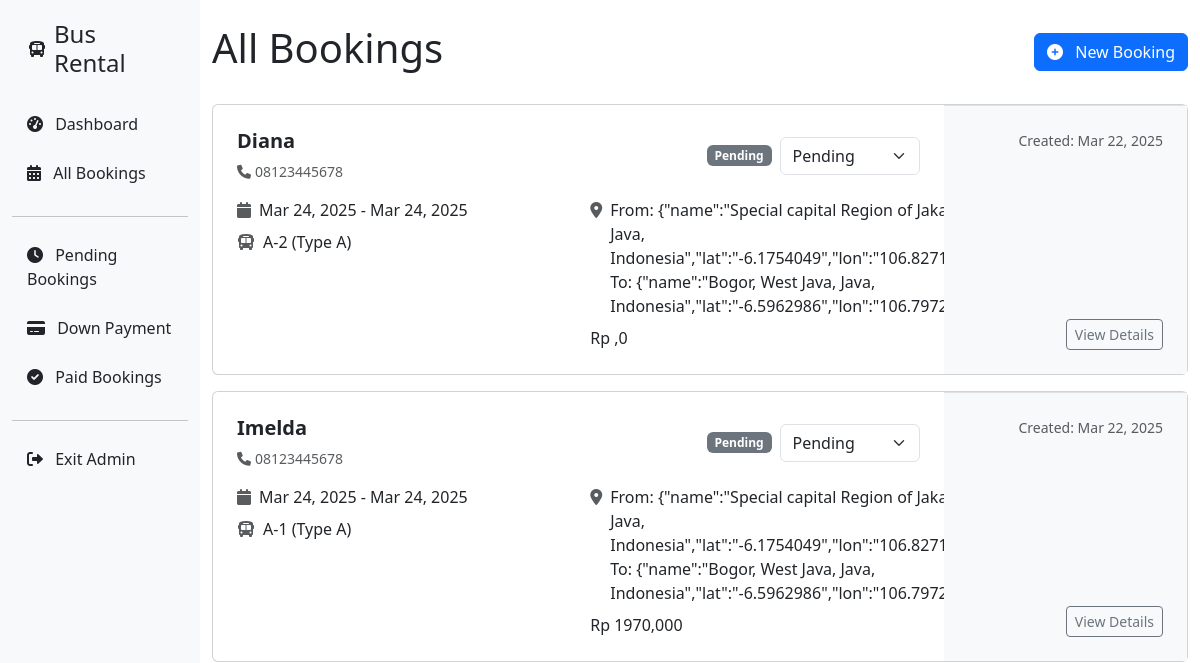
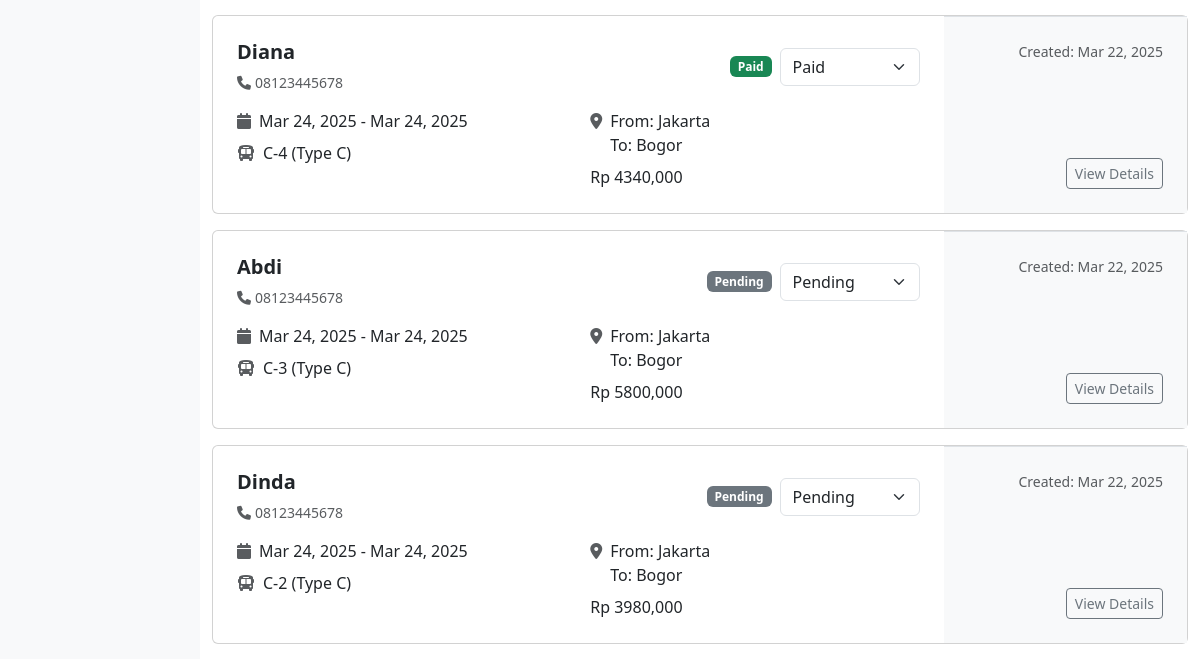
/admin-bookings/ (signed in, upper part), run on an earlier commit of the app's database (2 pictures, top to bottom).
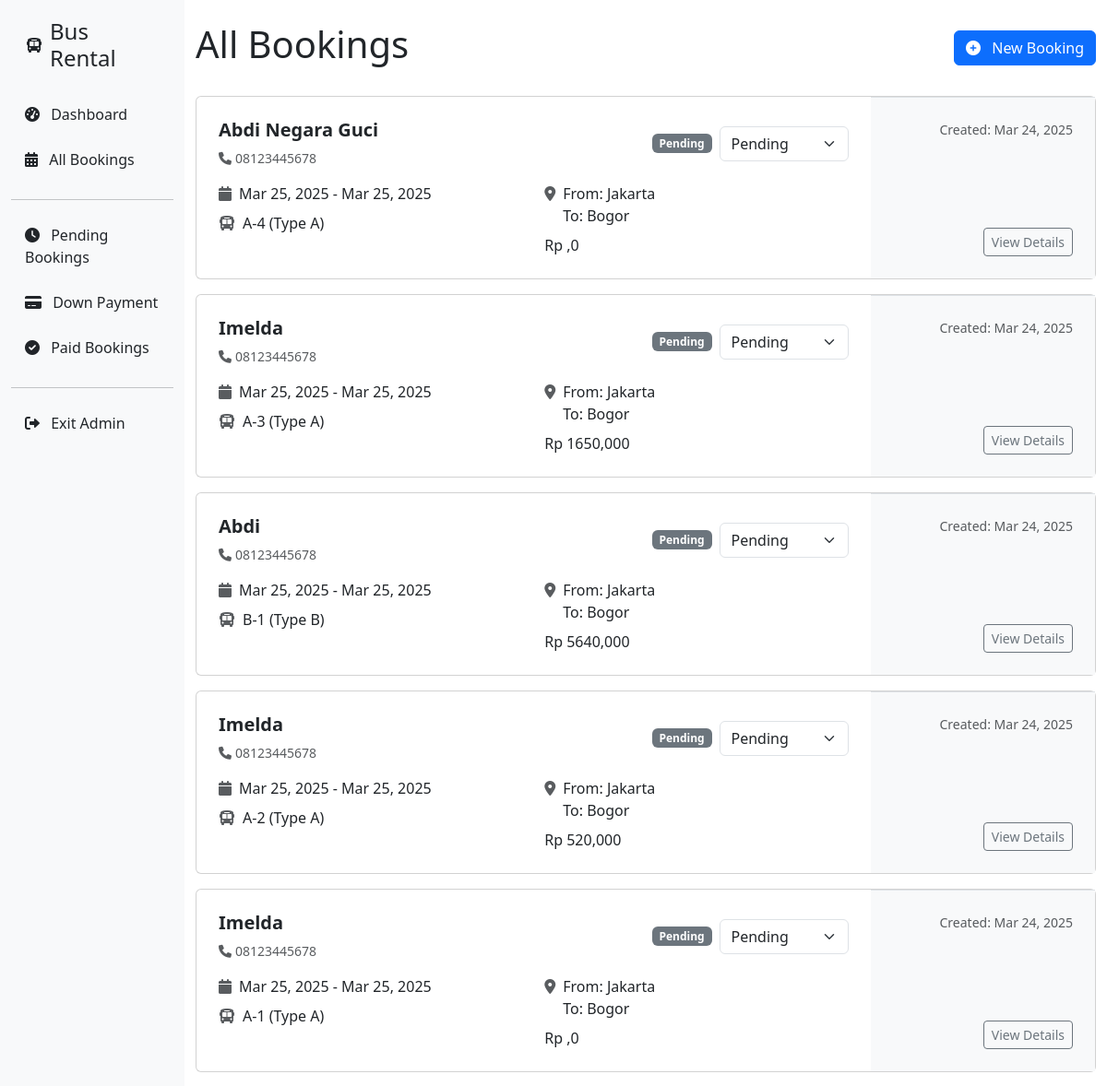
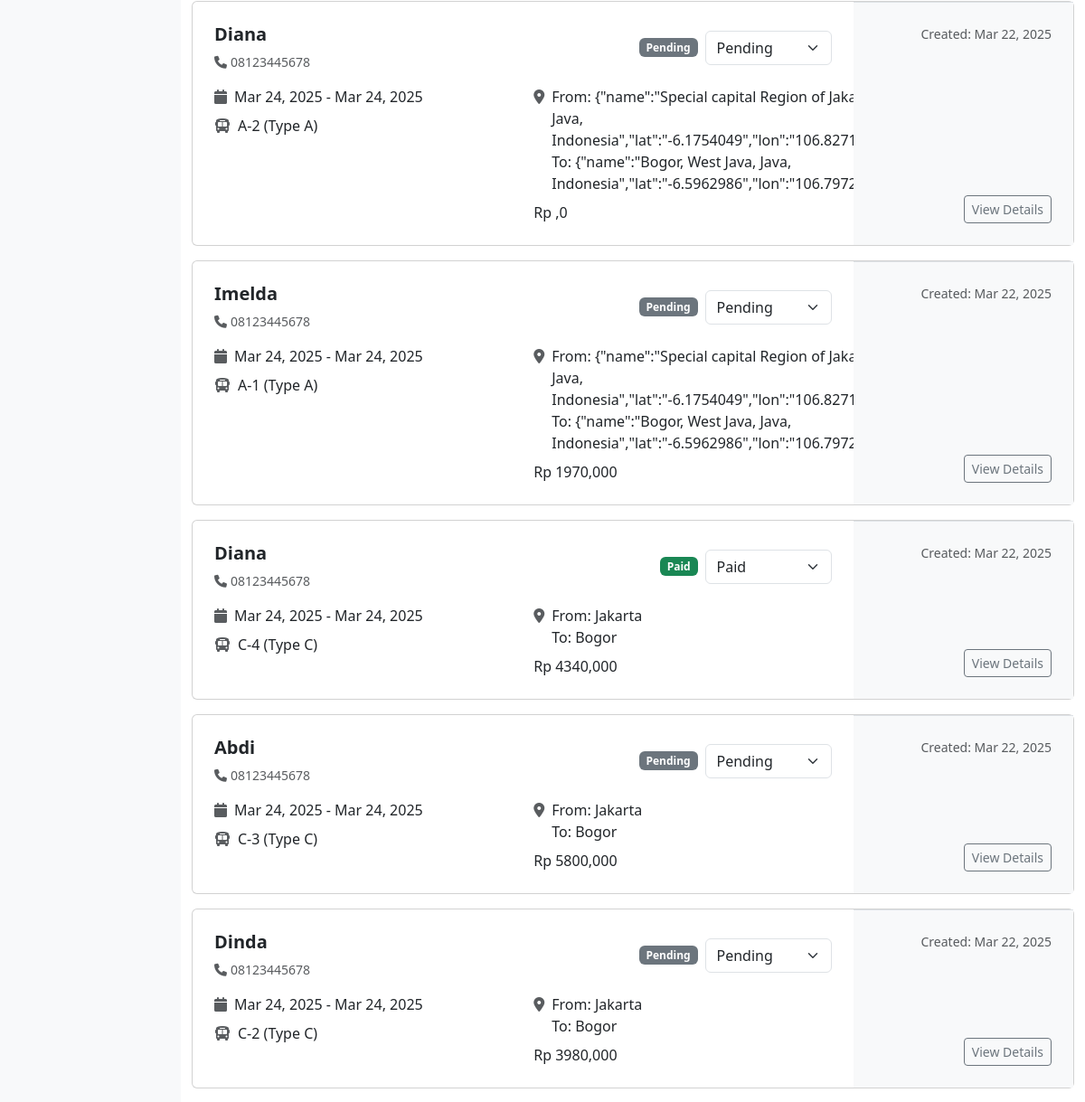
And on a later commit of the database (2 pictures, top to bottom).
### rental/models.py (models this page shows, shortened)
class Booking(models.Model):
    PAYMENT_STATUS = [
        ("PENDING", "Pending"),
        ("DP", "Down Payment"),
        ("PAID", "Paid"),
    ]
    customer_name = models.CharField(max_length=100)
    customer_phone = models.CharField(max_length=20)
    bus = models.ForeignKey(Bus, on_delete=models.CASCADE)
    start_date = models.DateField()
    rental_days = models.IntegerField(default=1)
    end_date = models.DateField()
    pickup = models.CharField(max_length=200)
    destination = models.CharField(max_length=200)
    additional_locations = models.TextField(blank=True, null=True)  # Stored as JSON
    pickup_coordinates = models.CharField(max_length=50, blank=True)
    destination_coordinates = models.CharField(max_length=50, blank=True)
    total_distance = models.DecimalField(max_digits=10, decimal_places=2)
    total_price = models.DecimalField(max_digits=12, decimal_places=2)
    payment_status = models.CharField(
        max_length=10, choices=PAYMENT_STATUS, default="PENDING"
    )
    created_at = models.DateTimeField(auto_now_add=True)
    updated_at = models.DateTimeField(auto_now=True)

class Bus(models.Model):
    BUS_TYPES = [
        ("A", "Type A (40 passengers)"),
        ("B", "Type B (30 passengers)"),
        ("C", "Type C (20 passengers)"),
    ]
    name = models.CharField(max_length=100)
    type = models.CharField(max_length=1, choices=BUS_TYPES)
    capacity = models.IntegerField()

### rental/views.py (the view)
# urls.py: path("admin-bookings/", views.admin_bookings, name="admin_bookings"),
@login_required
def admin_bookings(request):
    status = request.GET.get("status")
    if status:
        bookings = Booking.objects.filter(payment_status=status).order_by("-created_at")
    else:
        bookings = Booking.objects.all().order_by("-created_at")
    context = {
        "bookings": bookings,
        "status": status,
    }
    return render(request, "admin/admin-bookings.html", context)

### rental/templates/admin/admin-bookings.html (shortened to what this page needs)
{% extends 'admin_base.html' %}
{% block content %}
<div class="d-flex justify-content-between align-items-center mb-4">
    <h1>
        {% if status %}
            {% if status == 'PENDING' %}Pending Bookings
            {% elif status == 'DP' %}Down Payment Bookings
            {% else %}Paid Bookings{% endif %}
        {% else %}All Bookings{% endif %}
    </h1>
    <a href="{% url 'admin_new_booking' %}" class="btn btn-primary">
        <i class="fas fa-plus-circle me-2"></i> New Booking
    </a>
</div>
{% if bookings %}
    <div class="space-y-4">
        {% for booking in bookings %}
            <div class="card mb-3">
                <div class="card-body p-0">
                    <div class="row g-0">
                        <div class="col-md-9 p-4">
                            <div class="d-flex flex-column flex-md-row justify-content-between mb-3">
                                <div>
                                    <h5 class="fw-semibold">{{ booking.customer_name }}</h5>
                                    <div class="small text-muted d-flex align-items-center">
                                        <i class="fas fa-phone me-1"></i>
                                        <span>{{ booking.customer_phone }}</span>
                                    </div>
                                </div>
                                <div class="d-flex align-items-center gap-2 mt-2 mt-md-0">
                                    {% if booking.payment_status == 'PENDING' %}
                                        <span class="badge bg-secondary">Pending</span>
                                    {% elif booking.payment_status == 'DP' %}
                                        <span class="badge bg-warning">Down Payment</span>
                                    {% else %}
                                        <span class="badge bg-success">Paid</span>
                                    {% endif %}
                                    <form method="post" action="{% url 'update_booking_status' booking.id %}">
                                        <select name="status" class="form-select" style="width: 140px;" onchange="this.form.submit()">
                                            <option value="PENDING" {% if booking.payment_status == 'PENDING' %}selected{% endif %}>Pending</option>
                                            <option value="PAID" {% if booking.payment_status == 'PAID' %}selected{% endif %}>Paid</option>
                                        </select>
                                    </form>
                                </div>
                            </div>
                            <div class="row">
                                <div class="col-md-6 mb-3 mb-md-0">
                                    <div class="d-flex align-items-center mb-2">
                                        <i class="fas fa-calendar me-2 text-muted"></i>
                                        <span>{{ booking.start_date|date:"M d, Y" }} - {{ booking.end_date|date:"M d, Y" }}</span>
                                    </div>
                                    <div class="d-flex align-items-center">
                                        <i class="fas fa-bus me-2 text-muted"></i>
                                        <span>{{ booking.bus.name }} (Type {{ booking.bus.type }})</span>
                                    </div>
                                </div>
                                <div class="col-md-6">
                                    <div class="d-flex align-items-start mb-2">
                                        <i class="fas fa-map-marker-alt me-2 text-muted mt-1"></i>
                                        <div>
                                            <div>From: {{ booking.pickup }}</div>
                                            <div>To: {{ booking.destination }}</div>
                                        </div>
                                    </div>
                                    <div class="fw-medium">
                                        Rp {{ booking.total_price|floatformat:0|stringformat:'s'|slice:':-3' }},{{ booking.total_price|floatformat:0|stringformat:'s'|slice:'-3:' }}
                                    </div>
                                </div>
                            </div>
                        </div>
                        <div class="col-md-3 bg-light p-4 d-flex flex-row flex-md-column justify-content-between align-items-center align-items-md-end border-top border-md-start">
                            <div class="small text-muted">
                                Created: {{ booking.created_at|date:"M d, Y" }}
                            </div>
                            <a href="{% url 'admin_booking_details' booking.id %}" class="btn btn-outline-secondary btn-sm">
                                View Details
                            </a>
                        </div>
                    </div>
                </div>
            </div>
        {% endfor %}
    </div>
{% else %}
    <div class="text-center py-5 bg-white rounded shadow p-4">
        <p class="text-muted mb-3">No bookings found</p>
        <p class="small text-muted">Create a new booking to see it here</p>
    </div>
{% endif %}
{% endblock %}

### rental/templates/admin_base.html (shortened to what this page needs)
<!DOCTYPE html>
<html lang="en">
<head>
    <link href="https://cdn.jsdelivr.net/npm/bootstrap@5.3.0-alpha1/dist/css/bootstrap.min.css" rel="stylesheet">
    <link rel="stylesheet" href="https://cdnjs.cloudflare.com/ajax/libs/font-awesome/6.0.0/css/all.min.css">
</head>
<body>
    <div class="container-fluid">
        <div class="row">
            <div class="col-md-3 col-lg-2 sidebar">
                <div class="d-flex align-items-center mb-4 px-3">
                    <i class="fas fa-bus me-2"></i>
                    <h4 class="mb-0">Bus Rental</h4>
                </div>
                <div class="nav flex-column">
                    <a href="{% url 'admin_dashboard' %}" class="sidebar-item text-decoration-none text-dark">
                        <i class="fas fa-tachometer-alt me-2"></i> Dashboard
                    </a>
                    <a href="{% url 'admin_bookings' %}" class="sidebar-item text-decoration-none text-dark">
                        <i class="fas fa-calendar-alt me-2"></i> All Bookings
                    </a>
                    <hr>
                    <a href="{% url 'admin_bookings' %}?status=PENDING" class="sidebar-item text-decoration-none text-dark">
                        <i class="fas fa-clock me-2"></i> Pending Bookings
                    </a>
                    <a href="{% url 'admin_bookings' %}?status=DP" class="sidebar-item text-decoration-none text-dark">
                        <i class="fas fa-credit-card me-2"></i> Down Payment
                    </a>
                    <a href="{% url 'admin_bookings' %}?status=PAID" class="sidebar-item text-decoration-none text-dark">
                        <i class="fas fa-check-circle me-2"></i> Paid Bookings
                    </a>
                    <hr>
                    <a href="{% url 'home' %}" class="sidebar-item text-decoration-none text-dark">
                        <i class="fas fa-sign-out-alt me-2"></i> Exit Admin
                    </a>
                </div>
            </div>
            <div class="col-md-9 col-lg-10 py-4">
                {% block content %}{% endblock %}
            </div>
        </div>
    </div>
</body>
</html>

### rental/templates/admin_base.html (style rules this page uses)
.sidebar { min-height: 100vh; background-color: #f8f9fa; padding-top: 20px; }
.sidebar-item { padding: 10px 15px; border-radius: 5px; margin-bottom: 5px; }

What changed in the data, as far as the page shows it:
added Booking: customer_name "Abdi Negara Guci", customer_phone "08123445678", shows "Pending", status "Pending", start_date "Mar 25, 2025", end_date "Mar 25, 2025", bus.name "A-4", bus.type "A", pickup "Jakarta", destination "Bogor", total_price "0", created_at "Mar 24, 2025"
added Booking: customer_name "Imelda", customer_phone "08123445678", shows "Pending", status "Pending", start_date "Mar 25, 2025", end_date "Mar 25, 2025", bus.name "A-3", bus.type "A", pickup "Jakarta", destination "Bogor", total_price "1650", total_price "000", created_at "Mar 24, 2025"
added Booking: customer_name "Abdi", customer_phone "08123445678", shows "Pending", status "Pending", start_date "Mar 25, 2025", end_date "Mar 25, 2025", bus.name "B-1", bus.type "B", pickup "Jakarta", destination "Bogor", total_price "5640", total_price "000", created_at "Mar 24, 2025"
added Booking: customer_name "Imelda", customer_phone "08123445678", shows "Pending", status "Pending", start_date "Mar 25, 2025", end_date "Mar 25, 2025", bus.name "A-2", bus.type "A", pickup "Jakarta", destination "Bogor", total_price "520", total_price "000", created_at "Mar 24, 2025"
added Booking: customer_name "Imelda", customer_phone "08123445678", shows "Pending", status "Pending", start_date "Mar 25, 2025", end_date "Mar 25, 2025", bus.name "A-1", bus.type "A", pickup "Jakarta", destination "Bogor", total_price "0", created_at "Mar 24, 2025"
